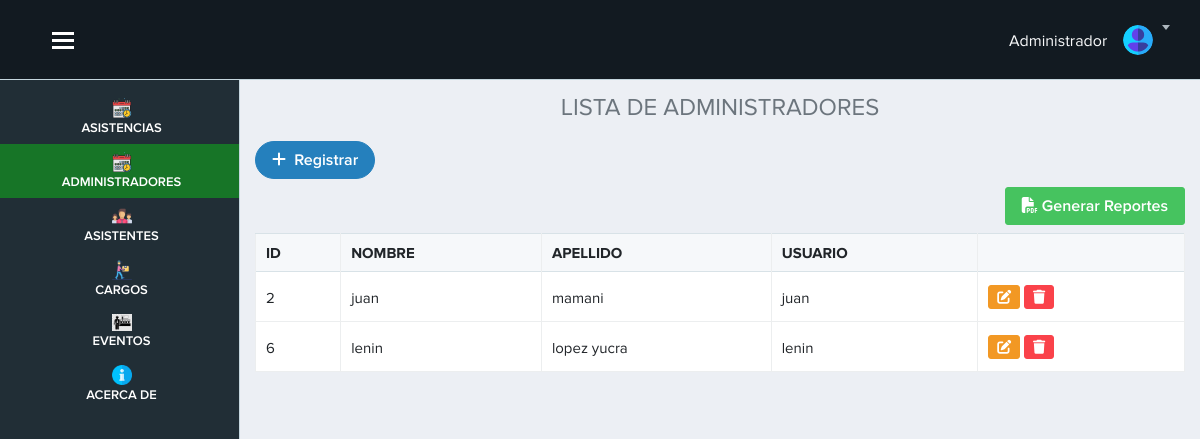
The page /vista/usuario.php?id=2 (signed in) on the database its author committed.
### tables this page shows
CREATE TABLE `usuario`  (
  `id_usuario` int NOT NULL AUTO_INCREMENT,
  `nombre` varchar(100) NULL DEFAULT NULL,
  `apellido` varchar(100) NULL DEFAULT NULL,
  `usuario` varchar(100) NOT NULL,
  `password` varchar(255) NOT NULL,
  `id_evento` int NULL DEFAULT NULL,
  PRIMARY KEY (`id_usuario`) USING BTREE
);

### vista/usuario.php (the view, shortened to what this page needs)
<?php require('./layout/topbar.php'); ?>
<?php require('./layout/sidebar.php'); ?>
<div class="page-content">
    <h4 class="text-center text-secondary">LISTA DE ADMINISTRADORES</h4>
    <?php
      include "../modelo/conexion.php";
      $sql=$conexion->query(" SELECT * from usuario");
    ?>
    <a href="registro_usuario.php" class="btn btn-primary btn-rounded mb-2"><i class="fas fa-plus"></i> &nbsp;Registrar</a>
    <div class="text-right mb-2">
      <a href="fpdf/reporteusuarioV.php" target="_blank" class="btn btn-success"><i class="fas fa-file-pdf"></i> Generar Reportes</a>
    </div>
    <table class="table table-bordered table-hover col-sm-12" id="example">
      <thead>
        <tr>
          <th scope="col">ID</th>
          <th scope="col">NOMBRE</th>
          <th scope="col">APELLIDO</th>
          <th scope="col">USUARIO</th>
          <th></th>
        </tr>
      </thead>
      <tbody>
        <?php
          while($datos=$sql->fetch_object()) { ?>
          <tr>
            <td><?= $datos->id_usuario ?></td>
            <td><?= $datos->nombre ?></td>
            <td><?= $datos->apellido ?></td>
            <td><?= $datos->usuario ?></td>
            <td>
            <a href="" data-toggle="modal" data-target="#exampleModal<?= $datos->id_usuario ?>" class="btn btn-warning btn-sm"><i class="fas fa-edit"></i></a>
            <a href="usuario.php?id=<?= $datos->id_usuario ?>" onclick="advertencia(event)" class="btn btn-danger btn-sm"><i class="fas fa-trash"></i></a>
            </td>
          </tr>
        <?php  }
        ?>
      </tbody>
    </table>
</div>
</div>
<?php require('./layout/footer.php'); ?>

### vista/layout/topbar.php (style rules this page uses)
.page-content { margin-top: 70px; }

### rows shown on the page
usuario: id_usuario "2", nombre "juan", apellido "mamani", usuario "juan"
usuario: id_usuario "6", nombre "lenin", apellido "lopez yucra", usuario "lenin"
